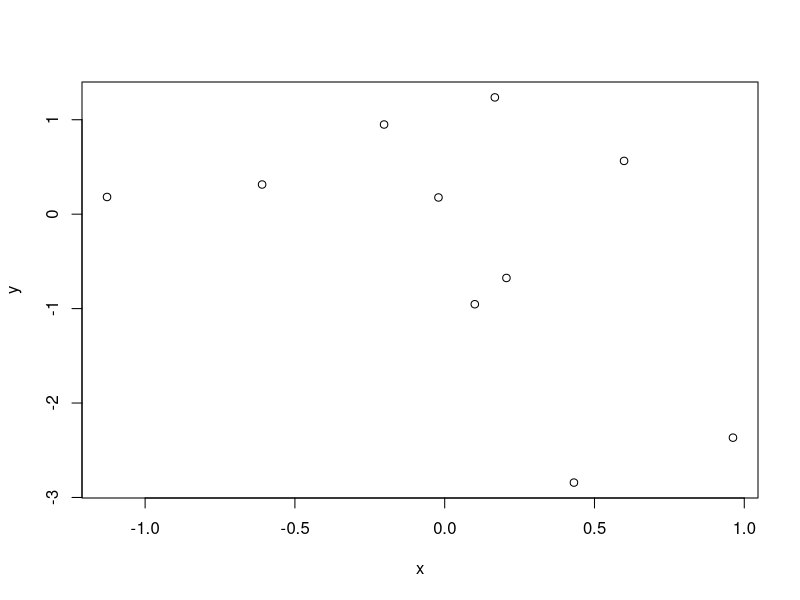

Write the R code that produced this figure.
## ---- chunk 1
# This is to test code blocks which produce no output, and so can't easily be
# diffed
knitr::opts_chunk$set(echo = FALSE)
d <- data.frame(x = rnorm(10), y = rnorm(10))
## ---- chunk 2
plot(d)
